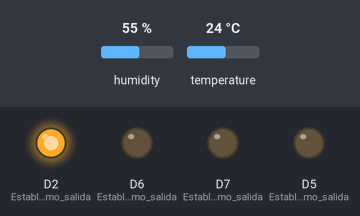
The program below on a simulated ESP8266 (NodeMCU). Shown: output pins drawn as LEDs (lit = HIGH). Inputs (shaded band) come from the test bench; at power-on: humidity 55 %, temperature 24 °C. WiFi joins after 1.5 s; servers stay silent unless stated; uploads are accepted with an empty reply; what the program prints to the serial monitor is not drawn.

Above: at 6.6 s.
At 12.3 s:
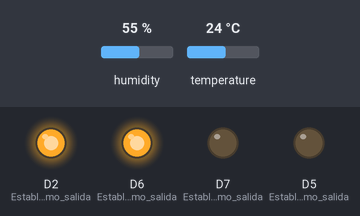
Timing chart, 0 to 14.5 s (numbered marks = the images above):
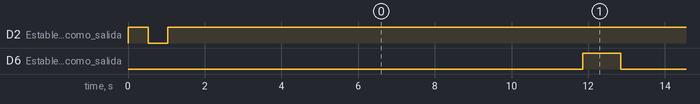

The program:

main.cpp
```cpp
#include <Adafruit_Sensor.h>

#include <DHT_U.h>
#include "ESP8266WiFi.h"

#include <ESP8266HTTPClient.h>

#define DEBUG true

/*
Nota importante: si usas el pin D8 (como lo recomiendo)
  recuerda desconectar el lector del mismo cada vez que reinicies
  o quieras subir el código, pues el mismo "interfiere" con el
  monitor serial
*/

#define DHTPIN D8     // A cuál pin está conectado el lector
#define DHTTYPE DHT22 // Puede ser DHT11 también uint8_t DHTPIN = D8;
DHT dht(DHTPIN, DHTTYPE);

float humedad, temperaturaEnGradosCelsius = 0;
int sensor = 1;
int ultimaVezLeido = 0;
long milisegundosDeEsperaParaLeer = 10000; // 2 segundos

const char *ssid = "Estrella";
const char *password = "1005966818";

void setup()
{

  Serial.begin(9600);
  Serial.setTimeout(100);

  Serial.printf("Conectando a %s", ssid);

  pinMode(D2, OUTPUT); // Establecer D2 como salida
  pinMode(D5, OUTPUT); // Establecer D2 como salida
  pinMode(D6, OUTPUT); // Establecer D2 como salida
  pinMode(D7, OUTPUT); // Establecer D2 como salida
  WiFi.mode(WIFI_STA);
  WiFi.begin(ssid, password);
  if (WiFi.status() != WL_CONNECTED)
  {
    digitalWrite(D2, HIGH); // Encender el LED si la conexión se perdió
    Serial.println("Esperar un momento mientras se conecta al Wifi...");
    Serial.println("Conectando al WiFi...");
    while (WiFi.status() != WL_CONNECTED)
    {
      delay(500);
      Serial.print(".");
      digitalWrite(D2, !digitalRead(D2)); // Cambiar el estado del LED
    }
    Serial.println("");
    Serial.println("WiFi conectado");
  }
  else
  {
    digitalWrite(D2, HIGH); // Encender el LED si está conectado
    Serial.println(WiFi.localIP());
  }

  pinMode(DHTPIN, INPUT);

  pinMode(DHTPIN, INPUT);

  // Muy importante la siguiente línea, pues configura el pin del sensor como INPUT_PULLUP
  dht.begin();

  while (!Serial)
  {
  } // Esperar que haya conexión serial

  Serial.println("Bienvenido");
  Serial.println("Iniciando Monitoreo");
}

void loop()
{

  // comprobamos si la conexion se ha perdido, si es asi se apaga el led, e intenta reconectarse.

  if (WiFi.status() != WL_CONNECTED)
  {
    digitalWrite(D2, HIGH); // Encender el LED si la conexión se perdió
    Serial.println("Conexión perdida...");
    Serial.println("Reconectando al WiFi...");
    while (WiFi.status() != WL_CONNECTED)
    {
      delay(500);
      Serial.print(".");
      digitalWrite(D2, !digitalRead(D2)); // Cambiar el estado del LED
    }
    Serial.println("");
    Serial.println("WiFi conectado");
  }
  else
  {
    digitalWrite(D2, HIGH); // Encender el LED si está conectado
  }

  // Debemos leer cada 10 segundos
  if (ultimaVezLeido > milisegundosDeEsperaParaLeer)
  {
    humedad = dht.readHumidity();
    temperaturaEnGradosCelsius = dht.readTemperature();
    // En ocasiones puede devolver datos erróneos; por eso lo comprobamos
    while (isnan(temperaturaEnGradosCelsius) || isnan(humedad))
    {
      delay(500);
      Serial.println("Error leyendo valores");
      digitalWrite(D5, HIGH); // Encender LED rojo
      delay(500);             // Encender durante 500 ms
      digitalWrite(D5, LOW);  // Apagar LED rojo
      delay(500);             // Esperar durante 500 ms

      ultimaVezLeido = 0;
      return;
    }
    // En caso de que todo esté correcto, imprimimos los valores
    Serial.print("Humedad: ");
    Serial.print(humedad);
    Serial.print(" %\t");
    Serial.print("Temperatura: ");
    Serial.print(temperaturaEnGradosCelsius);
    Serial.println(" *C");

    String url = "http://192.168.0.27/sensor/save.php?Id_sensor=";
    url += sensor;
    url += "&Temperatura=";
    url += temperaturaEnGradosCelsius;
    url += "&Humedad=";
    url += humedad;

    char OutputJSONMessageBuff[64];
    WiFiClient client;
    HTTPClient http;
    http.begin(client, url);
    http.addHeader("Content-Type", "application/json");
    int httpCode = http.POST(OutputJSONMessageBuff);
    while (httpCode != 200)
    {
      Serial.println("Error: no se pudo establecer la conexión. Intentando de nuevo en 5 segundos...");
      digitalWrite(D7, HIGH); // Encender LED rojo
      delay(500);             // Encender durante 500 ms
      digitalWrite(D7, LOW);  // Apagar LED rojo
      delay(500);             // Esperar durante 500 ms
      httpCode = http.POST(OutputJSONMessageBuff);
    }
    String payload = http.getString();
    Serial.println(httpCode);
    Serial.println(payload);

    if (httpCode == 200)
    {
      digitalWrite(D6, HIGH); // Encender LED verde
      delay(1000);
      digitalWrite(D6, LOW); // Apagar LED verde
    }
    else
    {
      Serial.println("Error al enviar los datos.");
      digitalWrite(D5, HIGH); // Encender LED rojo
      delay(1000);
      digitalWrite(D5, LOW); // Apagar LED rojo
    }

    http.end();
    ultimaVezLeido = 0;
  }
  // Aquí podemos hacer otras cosas...
  // Esperamos 100 milisegundos y también los aumentamos al contador, de este
  // modo evitamos un delay de 2000 milisegundos y podemos hacer otras cosas
  // por aquí
  delay(100);
  ultimaVezLeido += 100;
}
```

Measured:
- by itself, D6 (Establecer_D2_como_salida): alternates HIGH for 1.0 s and LOW for 10.3 s
